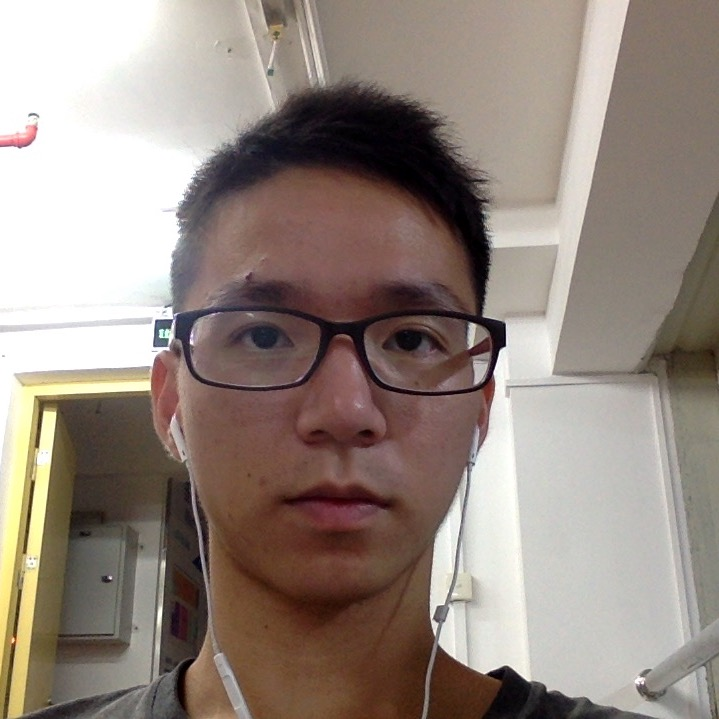
#> input picture openCV3 units/hi.jpg, 719 x 719 px
$ python Contours_Hull.py   (older library calls are emulated)
#> lines starting #> are read from the running program, lines starting #| are printed output that depends on the picture; after the words box and inside, x2 and y2 are one past the last pixel; in counts of white or black regions, pixels touching at a corner belong together
# -*-coding:utf-8 -*-

import cv2
import numpy as np

"""
cv2.approxPolyDP(轮廓, epsilon, 多边形是否闭合),计算近似多边形框
    若一个多边形由一组直线构成，就能够在一个区域内定义多边形！
cv2.convexHull(轮廓)凸包图形

"""

img = cv2.pyrDown(cv2.imread("hi.jpg", cv2.IMREAD_UNCHANGED))

ret, thresh = cv2.threshold(cv2.cvtColor(img.copy(), cv2.COLOR_BGR2GRAY) , 127, 255, cv2.THRESH_BINARY)
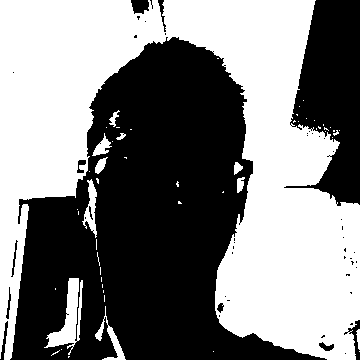
#> thresh: shape (360, 360); 49.9% white; 54 white regions (43 under 20 px)
black = cv2.cvtColor(np.zeros((img.shape[1], img.shape[0]), dtype=np.uint8), cv2.COLOR_GRAY2BGR)
#> black: shape (360, 360, 3); every value is 0

image, contours, hier = cv2.findContours(thresh, cv2.RETR_EXTERNAL, cv2.CHAIN_APPROX_SIMPLE)
#> contours = 54 contours, 43 with area under 20; largest, box (x1, y1, x2, y2) and area: (0, 0, 360, 360) 61142, (44, 278, 83, 355) 991, (82, 179, 97, 238) 348, (95, 306, 126, 360) 280, (92, 133, 112, 156) 158

for cnt in contours:
    epsilon = 0.01 * cv2.arcLength(cnt,True)
    approx = cv2.approxPolyDP(cnt,epsilon,True)
    hull = cv2.convexHull(cnt)
    cv2.drawContours(black, [cnt], -1, (0, 255, 0), 2)
    cv2.drawContours(black, [approx], -1, (255, 255, 0), 2)
    cv2.drawContours(black, [hull], -1, (0, 0, 255), 2)
#> this loop made 54 passes
#> (epsilon, approx, hull) on passes 1, 8, 9, 10, 11, 13: (0.0341, [[69, 356], [68, 356], [68, 357]], [[69, 356], [68, 357], [68, 356]]), (0.12, [[104, 295], [104, 301]], [[104, 301], [104, 295]]), (0.04, [[103, 290], [103, 292]], [[103, 292], [103, 290]]), (0.02, [[55, 288], [55, 289]], [[55, 289], [55, 288]]), (0.06, [[102, 284], [102, 287]], [[102, 287], [102, 284]]), (0.08, [[101, 277], [101, 281]], [[101, 281], [101, 277]])
#> (epsilon, hull) on passes 2, 3, 4, 5, 18, 25: (0, [[359, 351]]), (0, [[213, 351]]), (0.201, [[57, 352], [51, 355], [53, 353], [59, 350]]), (0, [[61, 349]]), (0, [[77, 209]]), (0, [[89, 171]])
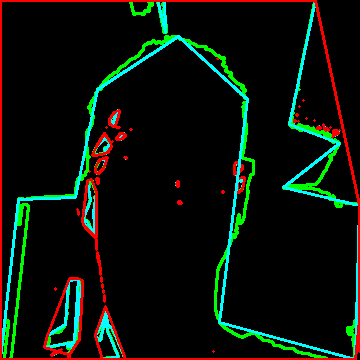
#> black: shape (360, 360, 3); mean B, G, R 10.1, 18.6, 10.8

cv2.imshow("hull", black)
cv2.waitKey()
cv2.destroyAllWindows()
